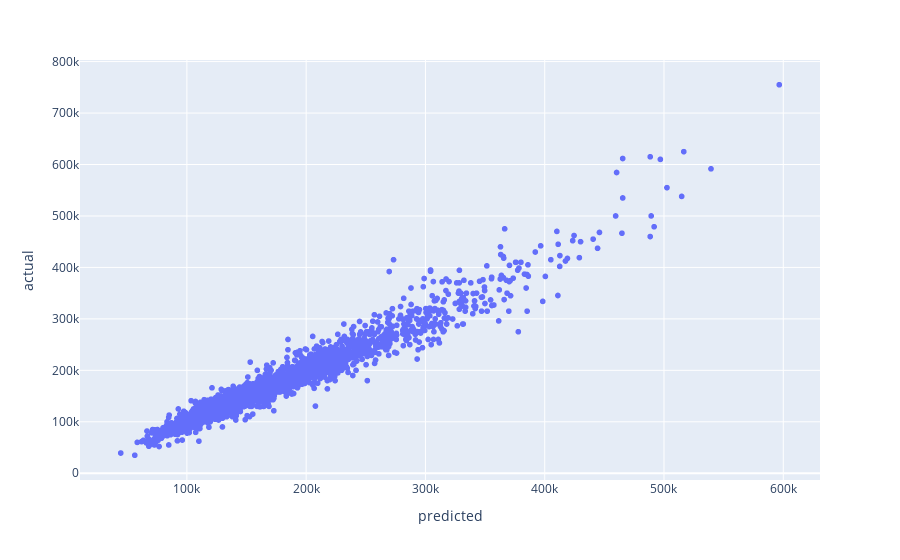

The cell this chart's notebook holds for it:
### Code cell
fig = px.scatter(x = preds_lm, y = price)
fig.update_layout(
                    xaxis_title = 'predicted',
                    yaxis_title = 'actual'
                )

### Figure 1 — Plotly figure (JSON) as saved in the notebook; plotly's stock layout.template omitted (floating-point values rounded to 4 significant figures; data arrays with more than 128 entries replaced by an {"elided": "..."} marker saying what was removed)
{"data": [{"hovertemplate": "x=%{x}<br>y=%{y}<extra></extra>", "legendgroup": "", "marker": {"color": "#636efa", "symbol": "circle"}, "mode": "markers", "name": "", "showlegend": false, "type": "scattergl", "x": {"elided": "2455 float values"}, "xaxis": "x", "y": {"elided": "2455 int values"}, "yaxis": "y"}], "layout": {"legend": {"tracegroupgap": 0}, "margin": {"t": 60}, "xaxis": {"anchor": "y", "domain": [0, 1], "title": {"text": "predicted"}}, "yaxis": {"anchor": "x", "domain": [0, 1], "title": {"text": "actual"}}}}
